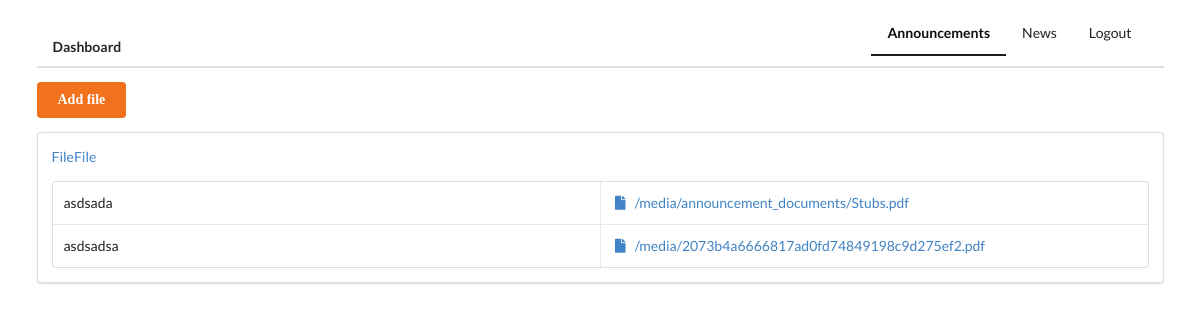
Screenshot of /staff/announcements/ (signed in) with the database file from the repository.
### staff/models.py (models this page shows, shortened)
class Announcement(models.Model):
    title = models.CharField(max_length=200)
    description = models.CharField(max_length=500)
    file = models.FileField(blank=True, validators=[FileExtensionValidator(['pdf', 'doc', 'docx'])], upload_to="announcement_documents")
    date_created = models.DateTimeField(default=timezone.now)

### staff/views.py (the view)
# urls.py: path('announcements/', views.AnnouncementListView.as_view(), name='announcements'),
class AnnouncementListView(LoginRequiredMixin, ListView):
    redirect_field_name='staff/index.html'
    model = Announcement
    context_object_name= 'announcements'
    def get_queryset(self):
        return Announcement.objects.order_by('-date_created')

### templates/staff/announcement_list.html
{% extends 'staff/base_staff.html' %}
{% block announcement %}
	active
{% endblock %}
{% block main_content %}
	<a href="{% url 'staff:create_announcement' %}" class="ui orange button">Add file</a>
  <div class="ui segment">
    <table class="ui celled two column table">
    	{% for announcement in announcements %}
    	<tr>
    		<td>
    			{{ announcement.title }}
    		</td>
    		<td>
    			<a href="{% url 'staff:view_file' pk=announcement.pk %}"><i class="ui file icon"></i> {{ announcement.file.url }}</a>
    		</td>
    	</tr>
    	<a href="{{ announcement.file.url }}">File</a>
    	{% endfor %}
    </table>
  </div>
{% endblock %}

### static/css/index.css (style rules this page uses)
.ui.button { font-family: Code Bold; font-weight: bold; }

### rows the page displays
Announcement: title "asdsada", file "/media/announcement_documents/Stubs.pdf"
Announcement: title "asdsadsa", file "/media/2073b4a6666817ad0fd74849198c9d275ef2.pdf"
